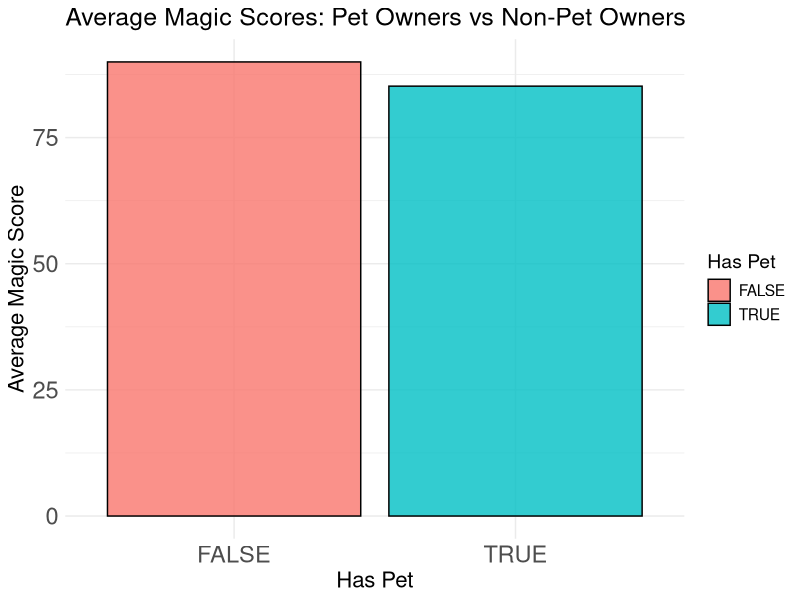

Generate this figure with R:
## ---- chunk 1
library(dplyr)
library(ggplot2)
library(gridExtra)
school_data <- read.csv("../datasets/magic_school_grades.csv")

print("🔍 Evidence loaded from magic_school_grades.csv")
head(school_data)
## ---- chunk 2
# TODO: Fill in the ... below to solve the mysteries!

# Create 3 histograms stacked on top of each other
# Magic score
magic_hist <- ggplot(school_data, aes(x = magic_score)) +
  geom_histogram(fill = "#d578f2fc", color = "black", alpha = 0.7) +
  labs(title = "Magic Score Distribution", x = "Magic Score", y = "Count")+
  xlim(0, 100) +
  ylim(0, 18) +
  theme_minimal() +
  theme(text = element_text(size = 14),
        plot.title = element_text(size = 18),
        axis.title = element_text(size = 16),
        axis.text = element_text(size = 17))
## ---- chunk 3
# TODO: Fill in the ... below to solve the mysteries!

# Compare magic scores between pet owners and non-pet owners
pet_comparison <- school_data %>%
  group_by(has_pet) %>%
  summarize(avg_magic = mean(magic_score), count = n())
print(pet_comparison)

# Method 1: Two histograms stacked on top of each other using 2x1 grid
# Filter data for pet owners
pet_owners <- school_data %>% filter(has_pet == TRUE)
non_pet_owners <- school_data %>% filter(has_pet == FALSE)

# Histogram for pet owners
pet_hist <- ggplot(pet_owners, aes(x = magic_score)) +
  geom_histogram(fill = "#87ceeb", color = "black", alpha = 0.7) +
  labs(title = "Magic Scores: Pet Owners", x = "Magic Score", y = "Count") +
  xlim(10, 100) +
  ylim(0, 18) +
  theme_minimal() +
  theme(text = element_text(size = 14),
        plot.title = element_text(size = 18),
        axis.title = element_text(size = 16),
        axis.text = element_text(size = 17))
## ---- chunk 4
# Method 2: Bar plot showing average magic scores
avg_plot <- ggplot(pet_comparison, aes(x = has_pet, y = avg_magic, fill = has_pet)) +
  geom_col(color = "black", alpha = 0.8) +
  labs(title = "Average Magic Scores: Pet Owners vs Non-Pet Owners", 
       x = "Has Pet", y = "Average Magic Score", fill = "Has Pet") +
  theme_minimal() +
  theme(text = element_text(size = 14),
        plot.title = element_text(size = 18),
        axis.title = element_text(size = 16),
        axis.text = element_text(size = 17))
print(avg_plot)
